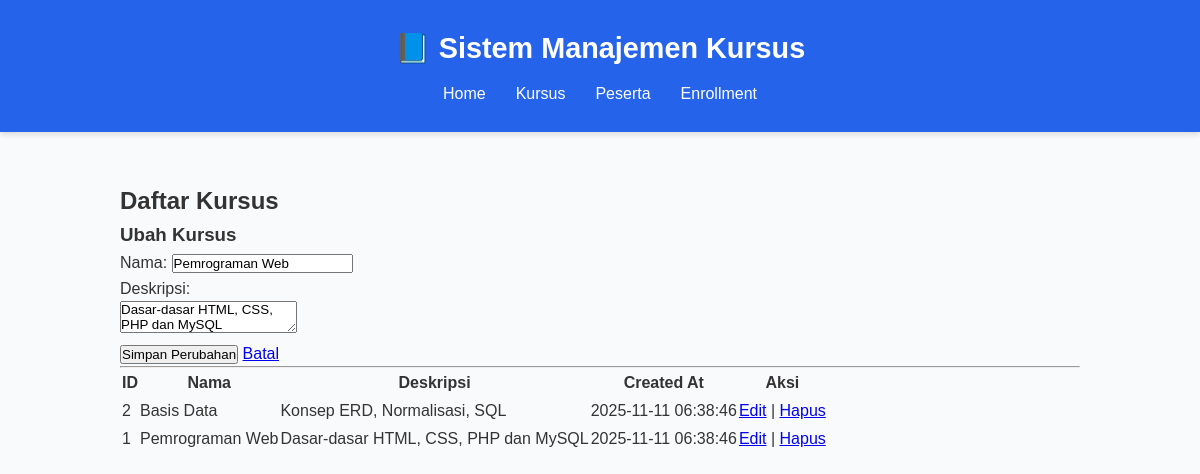
The app's page /index.php?page=courses&edit=1 with its own data.
### tables this page shows
CREATE TABLE IF NOT EXISTS courses (
  id INT AUTO_INCREMENT PRIMARY KEY,
  name VARCHAR(200) NOT NULL,
  description TEXT,
  created_at TIMESTAMP DEFAULT CURRENT_TIMESTAMP
);

### class/Course.php (called while the page is built, shortened)
<?php
class Course {
    private $conn;
    public function __construct($pdo) {
        $this->conn = $pdo;
    }
    public function getAll() {
        $sql = "SELECT id, name, description, created_at FROM courses ORDER BY id DESC";
        $stmt = $this->conn->prepare($sql);
        $stmt->execute();
        return $stmt->fetchAll(PDO::FETCH_ASSOC);
    }
    public function getById($id) {
        $sql = "SELECT id, name, description FROM courses WHERE id = :id";
        $stmt = $this->conn->prepare($sql);
        $stmt->execute([':id' => $id]);
        return $stmt->fetch(PDO::FETCH_ASSOC);
    }
}

### view/courses.php (the view, shortened to what this page needs)
<?php
$courses = $courseObj->getAll();
?>
<h2>Daftar Kursus</h2>
<?php
if (isset($_GET['edit'])) {
    $edit_id = (int)$_GET['edit'];
    $course = $courseObj->getById($edit_id);
    if ($course) {
        ?>
        <h3>Ubah Kursus</h3>
        <form method="post" action="index.php?page=courses">
            <label>Nama: <input type="text" name="name" required value="<?php echo htmlspecialchars($course['name']); ?>"></label><br>
            <label>Deskripsi:<br>
                <textarea name="description"><?php echo htmlspecialchars($course['description']); ?></textarea>
            </label><br>
            <button type="submit">Simpan Perubahan</button>
            <a href="index.php?page=courses">Batal</a>
        </form>
        <?php
    }
}
?>
<hr>
<table>
    <thead>
        <tr>
            <th>ID</th><th>Nama</th><th>Deskripsi</th><th>Created At</th><th>Aksi</th>
        </tr>
    </thead>
    <tbody>
    <?php foreach ($courses as $c): ?>
        <tr>
            <td><?php echo $c['id']; ?></td>
            <td><?php echo htmlspecialchars($c['name']); ?></td>
            <td><?php echo nl2br(htmlspecialchars($c['description'])); ?></td>
            <td><?php echo $c['created_at']; ?></td>
            <td>
                <a href="index.php?page=courses&edit=<?php echo $c['id']; ?>">Edit</a> |
                <a href="index.php?page=courses&delete=<?php echo $c['id']; ?>" onclick="return confirm('Hapus kursus?')">Hapus</a>
            </td>
        </tr>
    <?php endforeach; ?>
    </tbody>
</table>

### style.css (style rules this page uses)
* { margin: 0; padding: 0; box-sizing: border-box; font-family: "Poppins", sans-serif; }
body { background-color: #f8fafc; color: #333; line-height: 1.6; }

### records on screen
courses: name "Pemrograman Web", description "Dasar-dasar HTML, CSS, PHP dan MySQL", id "1", created_at "2025-11-11 06:38:46"
courses: id "2", name "Basis Data", description "Konsep ERD, Normalisasi, SQL", created_at "2025-11-11 06:38:46"
